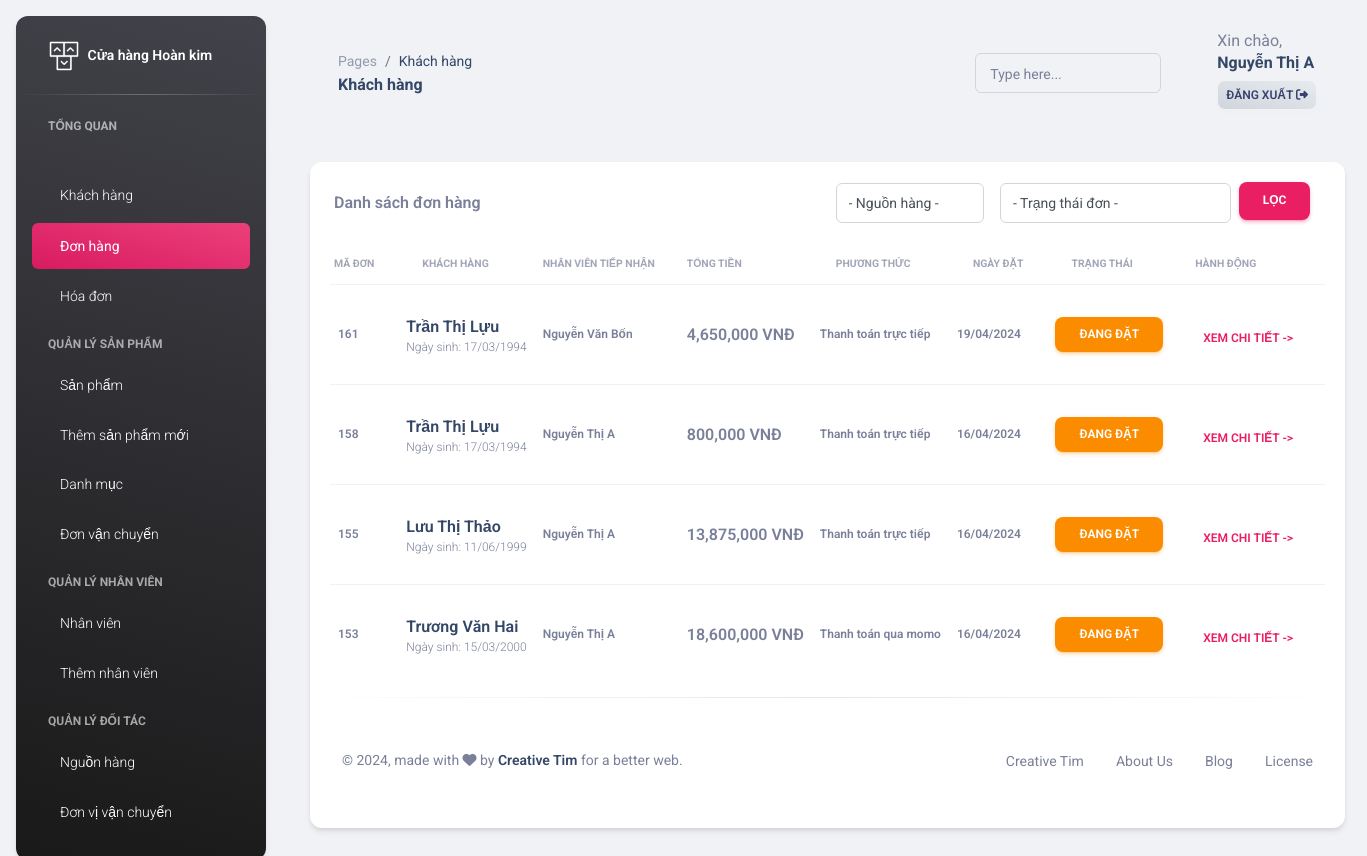
Page /assets/admin/product_waits.php (signed in) on the committed database.
### tables this page shows
CREATE TABLE `giaodich` (
  `Ma_GD` int(11) NOT NULL,
  `Ma_KH` int(11) DEFAULT NULL,
  `Ma_LGD` int(11) DEFAULT NULL,
  `Ma_NV` int(11) DEFAULT NULL,
  `TT_MA` int(11) DEFAULT NULL,
  `NGAY_LAP` date DEFAULT NULL,
  `PTTT_MA` int(11) DEFAULT NULL
);

CREATE TABLE `khachhang` (
  `Ma_KH` int(11) NOT NULL,
  `HoTen_KH` varchar(50) NOT NULL,
  `Sdt_KH` char(11) NOT NULL,
  `MatKhau_KH` varchar(32) DEFAULT NULL,
  `Email_KH` varchar(150) DEFAULT NULL,
  `NgaySinh_KH` date DEFAULT NULL
);

CREATE TABLE `nhanvien` (
  `Ma_NV` int(11) NOT NULL,
  `Ma_BP` int(11) NOT NULL,
  `Ten_NV` varchar(50) NOT NULL,
  `NgaySinh_NV` date NOT NULL,
  `Sdt_NV` char(10) NOT NULL,
  `DiaChi_NV` varchar(255) NOT NULL,
  `MatKhau_NV` varchar(32) DEFAULT NULL,
  `Email_NV` varchar(150) DEFAULT NULL
);

CREATE TABLE `pt_thanhtoan` (
  `PTTT_MA` int(11) NOT NULL,
  `PTTT_TEN` char(30) NOT NULL
);

CREATE TABLE `trangthai` (
  `TT_MA` int(11) NOT NULL,
  `TT_TEN` varchar(100) DEFAULT NULL
);

### assets/admin/product_waits.php (the view, shortened to what this page needs)
<!DOCTYPE html>
<html lang="en">
<?php include "head.php"; ?>
<body class="g-sidenav-show  bg-gray-200">
<?php
    require 'aside.php';
  ?>
  <main class="main-content position-relative max-height-vh-100 h-100 border-radius-lg ">
    <nav class="navbar navbar-main navbar-expand-lg px-0 mx-4 shadow-none border-radius-xl" id="navbarBlur" data-scroll="true">
		<main class="main-content position-relative max-height-vh-100 h-100 border-radius-lg">
    <nav class="navbar navbar-main navbar-expand-lg px-0 mx-4 shadow-none border-radius-xl" id="navbarBlur" data-scroll="true">
        <div class="container-fluid py-1 px-3">
            <nav aria-label="breadcrumb">
                <ol class="breadcrumb bg-transparent mb-0 pb-0 pt-1 px-0 me-sm-6 me-5">
                    <li class="breadcrumb-item text-sm"><a class="opacity-5 text-dark" href="javascript:;">Pages</a></li>
                    <li class="breadcrumb-item text-sm text-dark active" aria-current="page">Khách hàng</li>
                </ol>
                <h6 class="font-weight-bolder mb-0">Khách hàng</h6>
            </nav>
            <div class="collapse navbar-collapse mt-sm-0 mt-2 me-md-0 me-sm-4" id="navbar">
                <div class="ms-md-auto pe-md-3 d-flex align-items-center">
                    <div class="input-group input-group-outline">
                        <label class="form-label">Type here...</label>
                        <input type="text" class="form-control">
                    </div>
                </div>
                <ul class="navbar-nav justify-content-end">
                    <li class="nav-item d-flex align-items-center mt-sm-1 ms-3">
                        <nav class="mt-sm-1" aria-label="breadcrumb">
                            <h7 class="text-maroon text mb-0">Xin chào,</h7>
                            <h6 class="font-weight-bolder text-maroon mt-n1"><?php echo $_SESSION["name"]; ?></h6>
                            <a href="log_out.php" class="btn btn-outline-light text-red bg-gradient-light font-weight-bold px-2 mt-n1 py-1">
                  Đăng xuất
                  <i class="fas fa-sign-out-alt "></i>
                </a>
                        </nav>
                    </li>
                </ul>
            </div>
        </div>
    </nav>
		<div class="container-fluid py-4">
				<?php
					require 'connect.php';
				?>
      <div class="row">
        <div class="col-12">
          <div class="card mb-4">
            <div class="row px-2 bg-dark-light bg-gray">
              <form action="#" method="get">
                <div class="px-3 col-12 pb-2 d-flex align-items-center">
                  <div class="col-6	 mt-2 font-weight-bold d-flex align-items-center">
                    Danh sách đơn hàng
                  </div>
                  <div class="px-2 mt-n3 pt-0 col-2 font-weight-bold body">
                    <br>
										<div class="input-group input-group-outline">
											<select class="form-control form-control-md" name="source" id="source">
                      <option value="" selected disabled hidden>- Nguồn hàng -</option>
                    </select>
										</div>
                  </div>
									<div class="px-2 mt-n3 pt-0 col-3 font-weight-bold body">
                    <br>
										<div class="input-group input-group-outline">
											<select class="form-control form-control-md" name="source" id="source">
                      <option value="" selected disabled hidden>- Trạng thái đơn -</option>
                    </select>
										</div>
                  </div>
                  <div class="px-0 mt-1 col-0 mt-1 ms-0">
										<button type="submit" class="btn btn btn-primary pt-2 mt-3">
                      Lọc
                    </button>
                  </div>
                </div>
              </form>
<div class="card-body px-4 pt-0 pb-2">
    <div class="table-responsive p-0">
        <table class="table align-items-center mb-0">
            <thead>
                <tr>
                    <th class="text-uppercase text-secondary text-xxs font-weight-bolder opacity-7 ps-1">Mã đơn</th>
                    <th class="text-uppercase text-secondary text-xxs font-weight-bolder opacity-7">Khách hàng</th>
                    <th class="text-uppercase text-secondary text-xxs font-weight-bolder opacity-7 ps-2">Nhân viên tiếp nhận</th>
                    <th class="text-uppercase text-secondary text-xxs font-weight-bolder opacity-7 ps-2">Tổng tiền</th>
                    <th class="text-uppercase text-secondary text-xxs font-weight-bolder opacity-7">Phương thức</th>
                    <th class="text-uppercase text-secondary text-xxs font-weight-bolder opacity-7">Ngày đặt</th>
                    <th class="text-uppercase text-secondary text-xxs font-weight-bolder opacity-7">Trạng thái</th>
                    <th class="text-uppercase text-secondary text-xxs font-weight-bolder opacity-7">Hành động</th>
                </tr>
            </thead>
            <tbody>
            <?php
$sql = "SELECT gd.Ma_GD, kh.HoTen_KH, kh.NgaySinh_KH, gd.Ma_NV, ct.TONG_THANH_TOAN, pt.PTTT_TEN, gd.NGAY_LAP, tt.TT_TEN, tt.TT_MA,kh.Sdt_KH
FROM giaodich gd
JOIN khachhang kh ON gd.Ma_KH = kh.Ma_KH
JOIN (
    SELECT Ma_GD, (TONG_THANH_TOAN) AS TONG_THANH_TOAN
    FROM chitiethoadon
    GROUP BY Ma_GD
) ct ON ct.Ma_GD = gd.Ma_GD
JOIN pt_thanhtoan pt ON pt.PTTT_MA = gd.PTTT_MA
JOIN trangthai tt ON tt.TT_MA = gd.TT_MA
WHERE gd.TT_MA BETWEEN 0 AND 2
ORDER BY gd.Ma_GD DESC";
$result = $conn->query($sql);
if ($result->num_rows > 0) {
    while ($row = $result->fetch_assoc()) {
        ?>
        <tr class="height-100">
            <td>
                <p class="text-xs font-weight-bold mb-0"><?php echo $row["Ma_GD"]; ?></p>
            </td>
            <td class="w-30">
                <div class="d-flex flex-column justify-content-center">
                    <h6 class="mb-0 text-md"><?php echo $row["HoTen_KH"]; ?></h6>
                    <p class='text-xs text-secondary mb-0'><?php echo "Ngày sinh: " . date('d/m/Y', strtotime($row["NgaySinh_KH"])); ?></p>
                </div>
            </td>
            <td>
                <?php
                if (isset($row["Ma_NV"])) {
                    $nvid = $row["Ma_NV"];
                    $sql_nv = "SELECT Ten_NV FROM nhanvien WHERE Ma_NV = " . $nvid;
                    $result_nv = $conn->query($sql_nv);
                    if ($result_nv->num_rows > 0) {
                        $row_nv = $result_nv->fetch_assoc();
                        $tennv = $row_nv["Ten_NV"];
                    } else {
                        $tennv = "Chưa được duyệt!";
                    }
                } else {
                    $tennv = "Chưa được duyệt!";
                }
                ?>
                <p class="text-xs font-weight-bold mb-0"><?php echo $tennv; ?></p>
            </td>
            <td>
                <p class="text-s font-weight-bold mb-0"><?php echo number_format($row["TONG_THANH_TOAN"], 0) . " VNĐ"; ?></p>
            </td>
            <td>
                <p class="text-xs font-weight-bold mb-0"><?php echo $row["PTTT_TEN"]; ?></p>
            </td>
            <td>
                <p class="text-xs font-weight-bold mb-0"><?php echo date('d/m/Y', strtotime($row["NGAY_LAP"])); ?></p>
            </td>
            <td class="align-middle text-center">
                <?php
                if (isset($row["TT_MA"])) {
                    ?>
                    <button class="btn text-xs font-weight-bold mb-0 <?php
                        echo ($row["TT_MA"] == 1) ? "btn-warning" : (
                            ($row["TT_MA"] == 2) ? "btn-success" : (
                                ($row["TT_MA"] == 0) ? "btn-danger" : "text-success"
                            )
                        ); ?>">
                        <?php echo $row["TT_TEN"]; ?>
                    </button>
                <?php } else { ?>
                    <span class="text-danger">Không có đủ dữ liệu trạng thái mã</span>
                <?php } ?>
            </td>
            <td class="align-middle">
                <form action="detail_pdwait.php" method="post">
                    <button type="submit" class="mt-4 btn btn-link text-primary font-weight-bold text-xs">
                        Xem chi tiết ->
                    </button>
                </form>
            </td>
        </tr>
<?php
    }
}
?>
            </tbody>
        </table>
    </div>
</div>
    <hr class="horizontal dark my-1">
  	<div class="card-body pt-sm-3 pt-0 overflow-auto">
			<footer class="footer py-4  ">
        <div class="container-fluid">
          <div class="row align-items-center justify-content-lg-between">
            <div class="col-lg-6 mb-lg-0 mb-4">
              <div class="copyright text-center text-sm text-muted text-lg-start">
                © ,
                made with <i class="fa fa-heart"></i> by
                <a href="https://www.creative-tim.com" class="font-weight-bold" target="_blank">Creative Tim</a>
                for a better web.
              </div>
            </div>
            <div class="col-lg-6">
              <ul class="nav nav-footer justify-content-center justify-content-lg-end">
                <li class="nav-item">
                  <a href="https://www.creative-tim.com" class="nav-link text-muted" target="_blank">Creative Tim</a>
                </li>
                <li class="nav-item">
                  <a href="https://www.creative-tim.com/presentation" class="nav-link text-muted" target="_blank">About Us</a>
                </li>
                <li class="nav-item">
                  <a href="https://www.creative-tim.com/blog" class="nav-link text-muted" target="_blank">Blog</a>
                </li>
                <li class="nav-item">
                  <a href="https://www.creative-tim.com/license" class="nav-link pe-0 text-muted" target="_blank">License</a>
                </li>
              </ul>
            </div>
          </div>
        </div>
      </footer>
    </div>
	</main>
</body>
</html>

### rows in the picture
giaodich: Ma_GD "161", Ma_KH.HoTen_KH "Trần Thị Lựu", Ma_KH.NgaySinh_KH "17/03/1994", Ma_NV.Ten_NV "Nguyễn Văn Bốn", TONG_THANH_TOAN "4,650,000", PTTT_MA.PTTT_TEN "Thanh toán trực tiếp", NGAY_LAP "19/04/2024", TT_MA.TT_TEN "ĐANG ĐẶT"
giaodich: Ma_GD "158", Ma_KH.HoTen_KH "Trần Thị Lựu", Ma_KH.NgaySinh_KH "17/03/1994", Ma_NV.Ten_NV "Nguyễn Thị A", TONG_THANH_TOAN "800,000", PTTT_MA.PTTT_TEN "Thanh toán trực tiếp", NGAY_LAP "16/04/2024", TT_MA.TT_TEN "ĐANG ĐẶT"
giaodich: Ma_GD "155", Ma_KH.HoTen_KH "Lưu Thị Thảo", Ma_KH.NgaySinh_KH "11/06/1999", Ma_NV.Ten_NV "Nguyễn Thị A", TONG_THANH_TOAN "13,875,000", PTTT_MA.PTTT_TEN "Thanh toán trực tiếp", NGAY_LAP "16/04/2024", TT_MA.TT_TEN "ĐANG ĐẶT"
giaodich: Ma_GD "153", Ma_KH.HoTen_KH "Trương Văn Hai", Ma_KH.NgaySinh_KH "15/03/2000", Ma_NV.Ten_NV "Nguyễn Thị A", TONG_THANH_TOAN "18,600,000", PTTT_MA.PTTT_TEN "Thanh toán qua momo", NGAY_LAP "16/04/2024", TT_MA.TT_TEN "ĐANG ĐẶT"

### other values in the picture
$_SESSION["name"] "Nguyễn Thị A"
